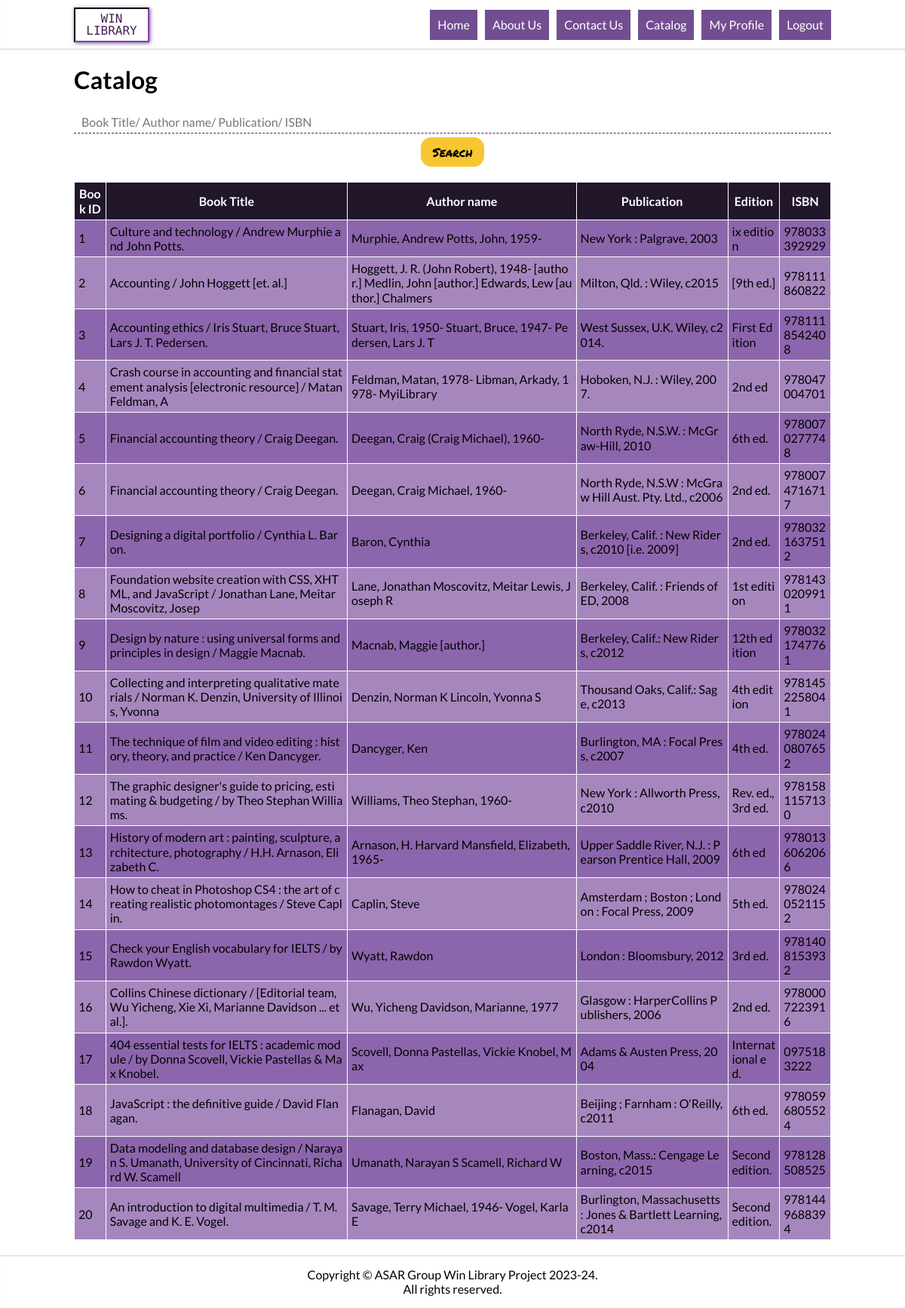
The page /catalog.php (signed in) on the database its author committed.
### tables this page shows
CREATE TABLE IF NOT EXISTS `library` (
  `bookID` int NOT NULL AUTO_INCREMENT,
  `Title` varchar(100) NOT NULL,
  `Author name` varchar(100) NOT NULL,
  `Publication` varchar(100) NOT NULL,
  `Edition` varchar(100) NOT NULL,
  `ISBN` varchar(13) NOT NULL,
  `stock` int DEFAULT NULL,
  `availability` varchar(3) DEFAULT NULL,
  PRIMARY KEY (`bookID`)
);

### include/fn/validation.php (called while the page is built, shortened)
<?php
    function displayCatalog($conn, $tblName) {
        $sql = "SELECT * from $tblName;";
        $result = mysqli_query($conn, $sql) or die("Query failed".mysqli_query_error());
        return $result;
    }

### catalog.php (the view, shortened to what this page needs)
<!DOCTYPE html>
<html>
<head>
	<?php require_once 'include/head-block.php' ?>
</head>
<body>
	<div class="main-content">
		<div class="inner-main">
			<?php require_once 'include/header.php' ?>
			<div class="holder">
				<div class="text-wrap">
					<h1><span class="project-title">Catalog</span></h1>
				</div>
				<form class="search-form" action="include/db/search.inc.php">
					<div class="search-box">
						<input type="text" name="search" placeholder = "Book Title/ Author name/ Publication/ ISBN">
						<input type="submit" name="btnSearch" value="Search">
					</div>
				</form>
				<?php
				require_once "include/db/config.php";
				require_once "include/fn/validation.php";
				if (isset($_SESSION["id"])) {
					$tblName = "library";
					$result = displayCatalog($conn, $tblName);
					echo "<div class='responsive-table'><table border>
							<thead>
								<tr>
									<th>Book ID</th>
									<th>Book Title</th>
									<th>Author name</th>
									<th>Publication</th>
									<th>Edition</th>
									<th>ISBN</th>
								</tr>
							</thead>
					";
					if (isset($_SESSION["bookID"]) || isset($_SESSION["Title"]) || isset($_SESSION["Author name"]) || isset($_SESSION["Publication"]) || isset($_SESSION["Edition"]) || isset($_SESSION["ISBN"]) ) {
						echo "<tr>
							<td>" . $_SESSION["bookID"] . "</td>
							<td>" . $_SESSION["Title"] . "</td>
							<td>" . $_SESSION["Author name"] . "</td>
							<td>" . $_SESSION["Publication"] . "</td>
							<td>" . $_SESSION["Edition"] . "</td>
							<td>" . $_SESSION["ISBN"] . "</td>
						</tr>";
					}
					else {
						if (mysqli_num_rows($result) > 0) {
							while ($row = mysqli_fetch_assoc($result)) {
								echo "<tr>
										<td>" . $row["bookID"] . "</td>
										<td>" . $row["Title"] . "</td>
										<td>" . $row["Author name"] . "</td>
										<td>" . $row["Publication"] . "</td>
										<td>" . $row["Edition"] . "</td>
										<td>" . $row["ISBN"] . "</td>
									</tr>";
							}
						} else {
							echo "<tr><th colspan='6'>0 results</th></tr>";
						}
					}
					echo "</table></div>";
				}
				?>
		  	</div>
		</div>
	  <?php require_once 'include/footer.php' ?>
	</div>
</body>
</html>

### css/all.css (style rules this page uses)
* { -webkit-box-sizing: border-box; box-sizing: border-box; }
html, body { height: 100%; }
body { margin: 0; min-width: 320px; min-height: 100vh; background: #fff; color: #000; font: 400 16px/1.2 "Lato", Arial, Helvetica, sans-serif; }
input[type=text], input[type=email], input[type=password], input[type=number] { border: none; border-bottom: 1px dashed #451f55; padding: 10px; font: 400 16px/20px "Lato", Arial, Helvetica, sans-serif; height: 30px; background: none; width: 100%; color: #451f55; outline: none; -webkit-transition: border 400ms ease-in-out; transition: border 400ms ease-in-out; margin-bottom: 5px; }
input[type=button], button[type=button], input[type=submit], input[type=reset] { background: #f8c630; padding: 10px 15px; border-radius: 14px; font: 16px/1.2 "Permanent Marker", cursive; border: none; cursor: pointer; -webkit-transition: background 400ms ease-in-out; transition: background 400ms ease-in-out; }
table { border: 1px inset #fff; margin: 20px 0; border-collapse: collapse; width: 100%; table-layout: auto; word-break: break-all; }
table th, table td { padding: 5px; }
table thead tr { background: #22162b; color: #fff; }
table tbody tr:nth-child(odd) { background: #8c66ac; }
table tbody tr:nth-child(even) { background: #a587be; }
.holder { max-width: 1024px; margin: 0 auto; padding: 0 10px; }
.search-box { text-align: center; }
.responsive-table { overflow-x: auto; }
.main-content { -webkit-transition: opacity 0.5s, -webkit-transform 0.5s; transition: opacity 0.5s, -webkit-transform 0.5s; transition: opacity 0.5s, transform 0.5s; transition: opacity 0.5s, transform 0.5s, -webkit-transform 0.5s; overflow: hidden; width: 100%; height: 100%; display: table; margin: 0 auto; }

### rows shown on the page
library: bookID "1", Title "Culture and technology / Andrew Murphie and John Potts.", Author name "Murphie, Andrew Potts, John, 1959-", Publication "New York : Palgrave, 2003", Edition "ix edition", ISBN "978033392929"
library: bookID "2", Title "Accounting / John Hoggett [et. al.]", Author name "Hoggett, J. R. (John Robert), 1948- [author.] Medlin, John [author.] Edwards, Lew [author.] Chalmers", Publication "Milton, Qld. : Wiley, c2015", Edition "[9th ed.]", ISBN "978111860822"
library: bookID "3", Title "Accounting ethics / Iris Stuart, Bruce Stuart, Lars J. T. Pedersen.", Author name "Stuart, Iris, 1950- Stuart, Bruce, 1947- Pedersen, Lars J. T", Publication "West Sussex, U.K. Wiley, c2014.", Edition "First Edition", ISBN "9781118542408"
library: bookID "4", Title "Crash course in accounting and financial statement analysis [electronic resource] / Matan Feldman, A", Author name "Feldman, Matan, 1978- Libman, Arkady, 1978- MyiLibrary", Publication "Hoboken, N.J. : Wiley, 2007.", Edition "2nd ed", ISBN "978047004701"
library: bookID "5", Title "Financial accounting theory / Craig Deegan.", Author name "Deegan, Craig (Craig Michael), 1960-", Publication "North Ryde, N.S.W. : McGraw-Hill, 2010", Edition "6th ed.", ISBN "9780070277748"
library: bookID "6", Title "Financial accounting theory / Craig Deegan.", Author name "Deegan, Craig Michael, 1960-", Publication "North Ryde, N.S.W : McGraw Hill Aust. Pty. Ltd., c2006", Edition "2nd ed.", ISBN "9780074716717"
library: bookID "7", Title "Designing a digital portfolio / Cynthia L. Baron.", Author name "Baron, Cynthia", Publication "Berkeley, Calif. : New Riders, c2010 [i.e. 2009]", Edition "2nd ed.", ISBN "9780321637512"
library: bookID "8", Title "Foundation website creation with CSS, XHTML, and JavaScript / Jonathan Lane, Meitar Moscovitz, Josep", Author name "Lane, Jonathan Moscovitz, Meitar Lewis, Joseph R", Publication "Berkeley, Calif. : Friends of ED, 2008", Edition "1st edition", ISBN "9781430209911"
library: bookID "9", Title "Design by nature : using universal forms and principles in design / Maggie Macnab.", Author name "Macnab, Maggie [author.]", Publication "Berkeley, Calif.: New Riders, c2012", Edition "12th edition", ISBN "9780321747761"
library: bookID "10", Title "Collecting and interpreting qualitative materials / Norman K. Denzin, University of Illinois, Yvonna", Author name "Denzin, Norman K Lincoln, Yvonna S", Publication "Thousand Oaks, Calif.: Sage, c2013", Edition "4th edition", ISBN "9781452258041"
library: bookID "11", Title "The technique of film and video editing : history, theory, and practice / Ken Dancyger.", Author name "Dancyger, Ken", Publication "Burlington, MA : Focal Press, c2007", Edition "4th ed.", ISBN "9780240807652"
library: bookID "12", Title "The graphic designer's guide to pricing, estimating & budgeting / by Theo Stephan Williams.", Author name "Williams, Theo Stephan, 1960-", Publication "New York : Allworth Press, c2010", Edition "Rev. ed., 3rd ed.", ISBN "9781581157130"
library: bookID "13", Title "History of modern art : painting, sculpture, architecture, photography / H.H. Arnason, Elizabeth C.", Author name "Arnason, H. Harvard Mansfield, Elizabeth, 1965-", Publication "Upper Saddle River, N.J. : Pearson Prentice Hall, 2009", Edition "6th ed", ISBN "9780136062066"
library: bookID "14", Title "How to cheat in Photoshop CS4 : the art of creating realistic photomontages / Steve Caplin.", Author name "Caplin, Steve", Publication "Amsterdam ; Boston ; London : Focal Press, 2009", Edition "5th ed.", ISBN "9780240521152"
library: bookID "15", Title "Check your English vocabulary for IELTS / by Rawdon Wyatt.", Author name "Wyatt, Rawdon", Publication "London : Bloomsbury, 2012", Edition "3rd ed.", ISBN "9781408153932"
library: bookID "16", Title "Collins Chinese dictionary / [Editorial team, Wu Yicheng, Xie Xi, Marianne Davidson ... et al.].", Author name "Wu, Yicheng Davidson, Marianne, 1977", Publication "Glasgow : HarperCollins Publishers, 2006", Edition "2nd ed.", ISBN "9780007223916"
library: bookID "17", Title "404 essential tests for IELTS : academic module / by Donna Scovell, Vickie Pastellas & Max Knobel.", Author name "Scovell, Donna Pastellas, Vickie Knobel, Max", Publication "Adams & Austen Press, 2004", Edition "International ed.", ISBN "0975183222"
library: bookID "18", Title "JavaScript : the definitive guide / David Flanagan.", Author name "Flanagan, David", Publication "Beijing ; Farnham : O'Reilly, c2011", Edition "6th ed.", ISBN "9780596805524"
library: bookID "19", Title "Data modeling and database design / Narayan S. Umanath, University of Cincinnati, Richard W. Scamell", Author name "Umanath, Narayan S Scamell, Richard W", Publication "Boston, Mass.: Cengage Learning, c2015", Edition "Second edition.", ISBN "978128508525"
library: bookID "20", Title "An introduction to digital multimedia / T. M. Savage and K. E. Vogel.", Author name "Savage, Terry Michael, 1946- Vogel, Karla E", Publication "Burlington, Massachusetts : Jones & Bartlett Learning, c2014", Edition "Second edition.", ISBN "9781449688394"
